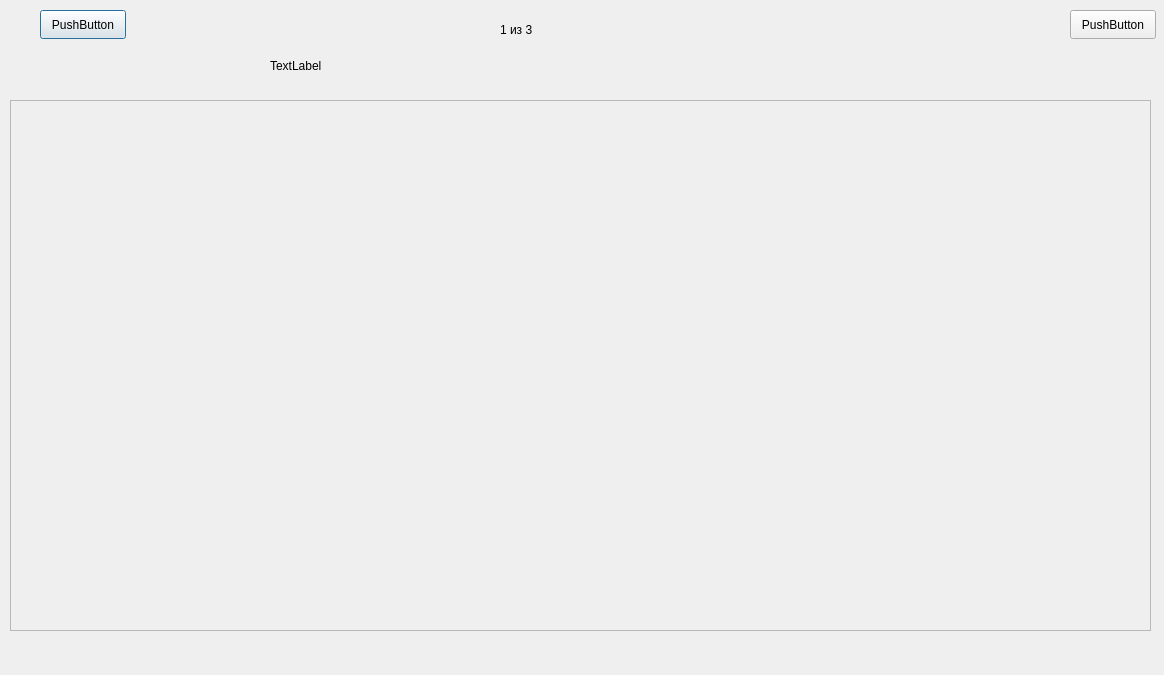
<?xml version="1.0" encoding="UTF-8"?>
<ui version="4.0">
 <class>TaskViewer</class>
 <widget class="QDialog" name="TaskViewer">
  <property name="geometry">
   <rect>
    <x>0</x>
    <y>0</y>
    <width>1164</width>
    <height>675</height>
   </rect>
  </property>
  <property name="windowTitle">
   <string>Dialog</string>
  </property>
  <widget class="QPushButton" name="pushButton">
   <property name="geometry">
    <rect>
     <x>40</x>
     <y>10</y>
     <width>86</width>
     <height>29</height>
    </rect>
   </property>
   <property name="text">
    <string>PushButton</string>
   </property>
  </widget>
  <widget class="QPushButton" name="pushButton_2">
   <property name="geometry">
    <rect>
     <x>1070</x>
     <y>10</y>
     <width>86</width>
     <height>29</height>
    </rect>
   </property>
   <property name="text">
    <string>PushButton</string>
   </property>
  </widget>
  <widget class="QLabel" name="label_2">
   <property name="geometry">
    <rect>
     <x>500</x>
     <y>20</y>
     <width>161</width>
     <height>19</height>
    </rect>
   </property>
   <property name="text">
    <string>1 из 3</string>
   </property>
  </widget>
  <widget class="QScrollArea" name="scrollArea">
   <property name="geometry">
    <rect>
     <x>10</x>
     <y>100</y>
     <width>1141</width>
     <height>531</height>
    </rect>
   </property>
   <property name="widgetResizable">
    <bool>false</bool>
   </property>
   <property name="alignment">
    <set>Qt::AlignHCenter|Qt::AlignTop</set>
   </property>
   <widget class="QWidget" name="scrollAreaWidgetContents">
    <property name="geometry">
     <rect>
      <x>0</x>
      <y>0</y>
      <width>1139</width>
      <height>529</height>
     </rect>
    </property>
   </widget>
  </widget>
  <widget class="QLabel" name="label">
   <property name="enabled">
    <bool>true</bool>
   </property>
   <property name="geometry">
    <rect>
     <x>270</x>
     <y>40</y>
     <width>121</width>
     <height>51</height>
    </rect>
   </property>
   <property name="text">
    <string>TextLabel</string>
   </property>
  </widget>
 </widget>
 <resources/>
 <connections/>
</ui>
